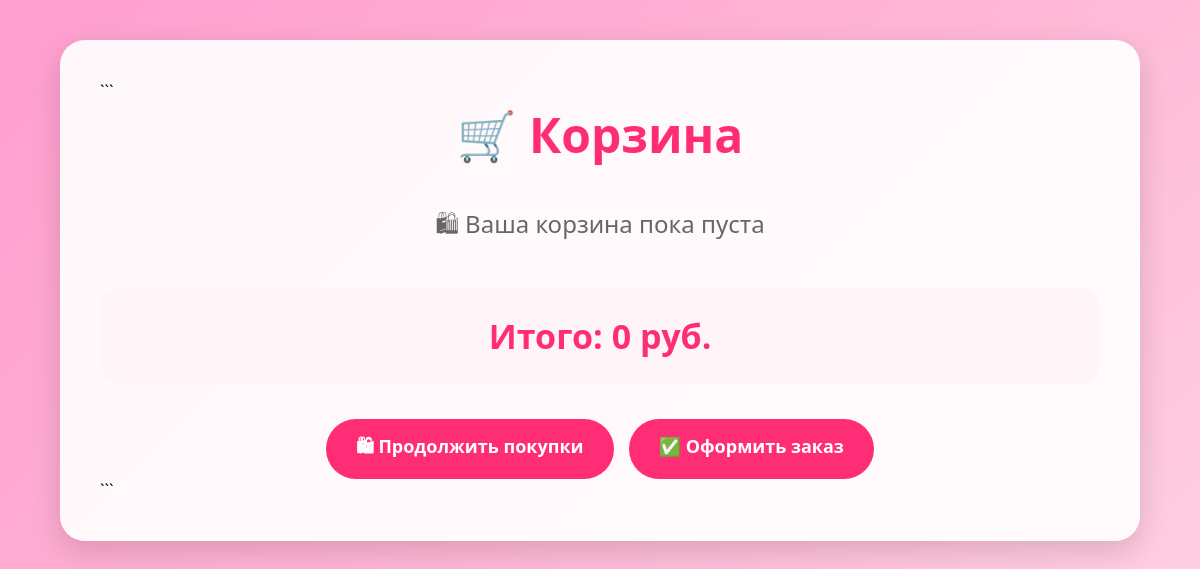
The page /cart/ (signed in) on the database as committed earlier.
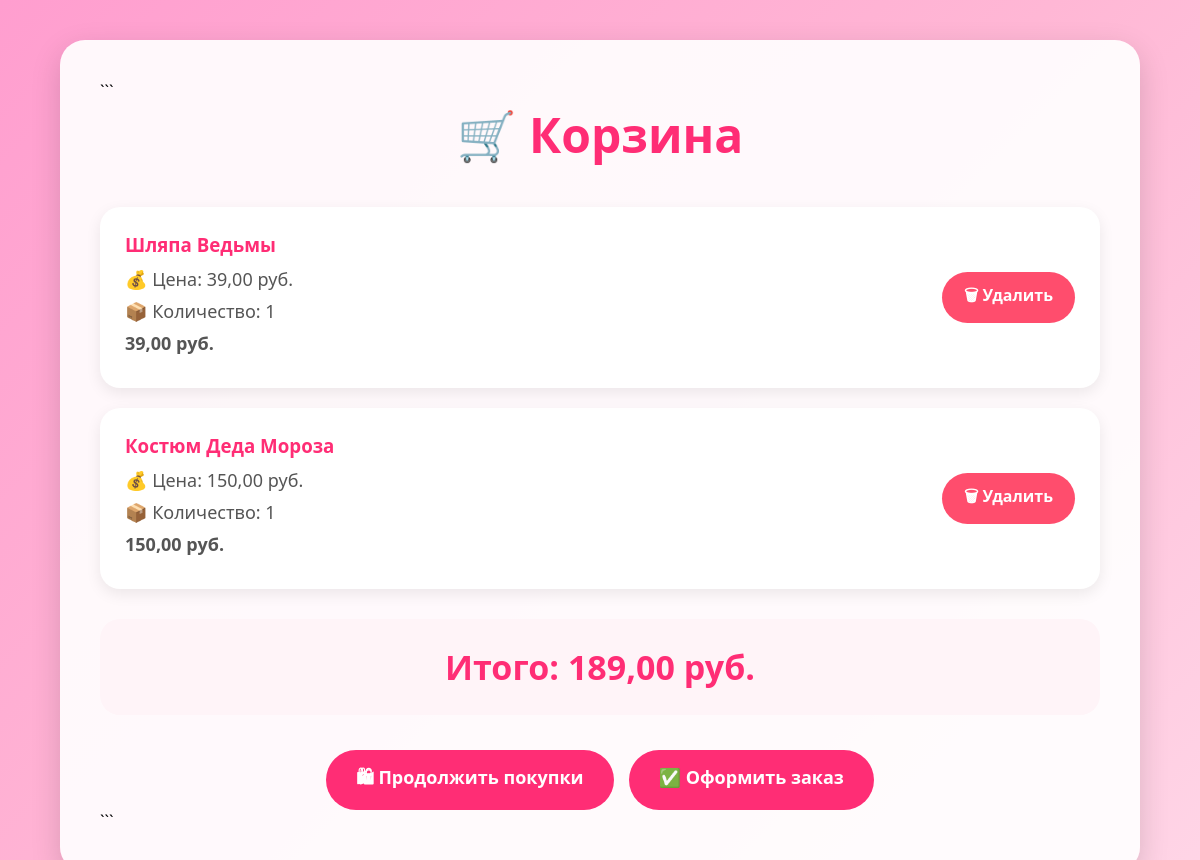
The same page on the database as committed later.
### store/models.py (models this page shows, shortened)
class CartItem(models.Model):
    cart = models.ForeignKey(
        Cart,
        on_delete=models.CASCADE,
        related_name="items",
        verbose_name="Корзина"
    )
    product = models.ForeignKey(
        Product,
        on_delete=models.CASCADE,
        verbose_name="Товар"
    )
    quantity = models.PositiveIntegerField(
        verbose_name="Количество"
    )
    def item_price(self):
        return self.product.price * self.quantity
    class Meta:
        verbose_name = "Элемент корзины"
        verbose_name_plural = "Элементы корзины"

class Product(models.Model):
    name = models.CharField(
        max_length=200,
        verbose_name="Название"
    )
    description = models.TextField(
        verbose_name="Описание"
    )
    photo = models.ImageField(
        upload_to="products/",
        verbose_name="Фото товара"
    )
    price = models.DecimalField(
        max_digits=10,
        decimal_places=2,
        validators=[MinValueValidator(0)],
        verbose_name="Цена"
    )
    stock_quantity = models.IntegerField(
        validators=[MinValueValidator(0)],
        verbose_name="Количество на складе"
    )
    categories = models.ManyToManyField(
    Category,
    verbose_name="Категории товаров"
)
    manufacturer = models.ForeignKey(
        Manufacturer,
        on_delete=models.CASCADE,
        verbose_name="Производитель"
    )
    class Meta:
        verbose_name = "Товар"
        verbose_name_plural = "Товары"

### store/views.py (the view)
# urls.py: path('cart/', views.cart_view, name='cart'),
@login_required
def cart_view(request):
    cart, created = Cart.objects.get_or_create(
        user=request.user
    )
    items = cart.items.all()
    total_price = sum(
        item.item_price()
        for item in items
    )
    return render(
        request,
        'store/cart.html',
        {
            'cart': cart,
            'items': items,
            'total_price': total_price
        }
    )

### store/templates/store/cart.html (shortened to what this page needs)
<!DOCTYPE html>
<html lang="ru">
<head>
</head>
<body>
<div class="container">
```
<h1>🛒 Корзина</h1>
{% for item in items %}
<div class="cart-item">
    <div class="item-info">
        <h3>
            {{ item.product.name }}
        </h3>
        <p>
            💰 Цена:
            {{ item.product.price }} руб.
        </p>
        <p>
            📦 Количество:
            {{ item.quantity }}
        </p>
        <p class="item-price">
            {{ item.item_price }} руб.
        </p>
    </div>
    <a
        href="{% url 'remove_from_cart' item.id %}"
        class="delete-btn"
    >
        🗑 Удалить
    </a>
</div>
{% empty %}
<div class="empty-cart">
    🛍 Ваша корзина пока пуста
</div>
{% endfor %}
<div class="total-box">
    <h2>
        Итого: {{ total_price }} руб.
    </h2>
</div>
<div class="buttons">
    <a
        href="{% url 'catalog' %}"
        class="btn"
    >
        🛍 Продолжить покупки
    </a>
    <a
        href="{% url 'checkout' %}"
        class="btn"
    >
        ✅ Оформить заказ
    </a>
</div>
```
</div>
</body>
</html>

Rows that differ between the two databases and show on the page:
added CartItem: product.name "Шляпа Ведьмы", product.price "39,00", quantity "1", item_price "39,00"
added CartItem: product.name "Костюм Деда Мороза", product.price "150,00", quantity "1", item_price "150,00"
Other text that changed with them:
{{ total_price }}: "0" → "189,00"
text no longer shown: "🛍 Ваша корзина пока пуста"
